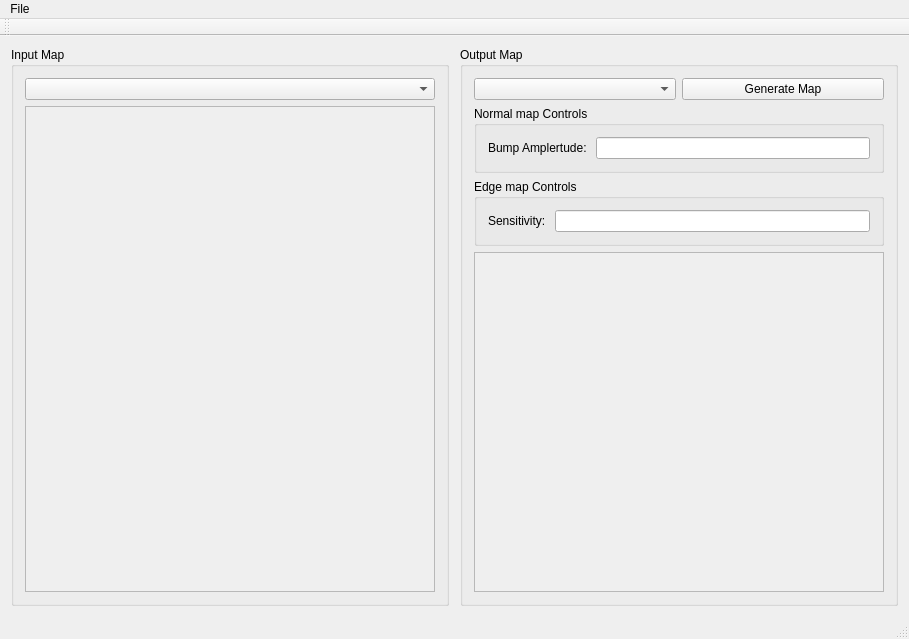
<?xml version="1.0" encoding="UTF-8"?>
<ui version="4.0">
 <class>MapGeneratorWindow</class>
 <widget class="QMainWindow" name="MapGeneratorWindow">
  <property name="geometry">
   <rect>
    <x>0</x>
    <y>0</y>
    <width>909</width>
    <height>639</height>
   </rect>
  </property>
  <property name="windowTitle">
   <string>MapGeneratorWindow</string>
  </property>
  <widget class="QWidget" name="centralWidget">
   <layout class="QHBoxLayout" name="horizontalLayout_4">
    <item>
     <widget class="QGroupBox" name="groupbox_inputMap">
      <property name="title">
       <string>Input Map</string>
      </property>
      <layout class="QVBoxLayout" name="verticalLayout_2">
       <item>
        <widget class="QComboBox" name="comboBox_inputMapType"/>
       </item>
       <item>
        <widget class="QScrollArea" name="scrollArea_inputMap">
         <property name="widgetResizable">
          <bool>true</bool>
         </property>
         <widget class="QWidget" name="scrollAreaWidgetContents">
          <property name="geometry">
           <rect>
            <x>0</x>
            <y>0</y>
            <width>415</width>
            <height>507</height>
           </rect>
          </property>
          <layout class="QVBoxLayout" name="verticalLayout">
           <item>
            <widget class="QLabel" name="label_inputMap">
             <property name="text">
              <string/>
             </property>
            </widget>
           </item>
          </layout>
         </widget>
        </widget>
       </item>
      </layout>
     </widget>
    </item>
    <item>
     <spacer name="horizontalSpacer">
      <property name="orientation">
       <enum>Qt::Horizontal</enum>
      </property>
      <property name="sizeType">
       <enum>QSizePolicy::Minimum</enum>
      </property>
      <property name="sizeHint" stdset="0">
       <size>
        <width>5</width>
        <height>20</height>
       </size>
      </property>
     </spacer>
    </item>
    <item>
     <widget class="QGroupBox" name="groupBox_outputMap">
      <property name="title">
       <string>Output Map</string>
      </property>
      <layout class="QVBoxLayout" name="verticalLayout_4">
       <item>
        <layout class="QHBoxLayout" name="horizontalLayout_5">
         <item>
          <widget class="QComboBox" name="comboBox_"/>
         </item>
         <item>
          <widget class="QPushButton" name="pushButton_generateMap">
           <property name="text">
            <string>Generate Map</string>
           </property>
          </widget>
         </item>
        </layout>
       </item>
       <item>
        <widget class="QGroupBox" name="groupBox_normalMapControls_2">
         <property name="maximumSize">
          <size>
           <width>16777215</width>
           <height>100</height>
          </size>
         </property>
         <property name="title">
          <string>Normal map Controls</string>
         </property>
         <layout class="QVBoxLayout" name="verticalLayout_3">
          <item>
           <layout class="QHBoxLayout" name="horizontalLayout_3">
            <item>
             <widget class="QLabel" name="label_bumpAmpDesc_2">
              <property name="text">
               <string>Bump Amplertude: </string>
              </property>
             </widget>
            </item>
            <item>
             <widget class="QLineEdit" name="lineEdit_bumpAmp"/>
            </item>
           </layout>
          </item>
         </layout>
        </widget>
       </item>
       <item>
        <widget class="QGroupBox" name="groupBox_edgeMapControls">
         <property name="title">
          <string>Edge map Controls</string>
         </property>
         <layout class="QGridLayout" name="gridLayout">
          <item row="0" column="0">
           <layout class="QHBoxLayout" name="horizontalLayout">
            <item>
             <widget class="QLabel" name="label_edgeMap_sensivity">
              <property name="text">
               <string>Sensitivity: </string>
              </property>
             </widget>
            </item>
            <item>
             <widget class="QLineEdit" name="lineEdit_edgeMapSensivity"/>
            </item>
           </layout>
          </item>
         </layout>
        </widget>
       </item>
       <item>
        <widget class="QScrollArea" name="scrollArea_outputMap">
         <property name="widgetResizable">
          <bool>true</bool>
         </property>
         <widget class="QWidget" name="scrollAreaWidgetContents_2">
          <property name="geometry">
           <rect>
            <x>0</x>
            <y>0</y>
            <width>415</width>
            <height>380</height>
           </rect>
          </property>
          <layout class="QHBoxLayout" name="horizontalLayout_2">
           <item>
            <widget class="QLabel" name="label_outputMap">
             <property name="text">
              <string/>
             </property>
            </widget>
           </item>
          </layout>
         </widget>
        </widget>
       </item>
      </layout>
     </widget>
    </item>
   </layout>
  </widget>
  <widget class="QMenuBar" name="menuBar">
   <property name="geometry">
    <rect>
     <x>0</x>
     <y>0</y>
     <width>909</width>
     <height>21</height>
    </rect>
   </property>
   <widget class="QMenu" name="menuFile">
    <property name="title">
     <string>File</string>
    </property>
    <addaction name="actionSet_Input_Map"/>
    <addaction name="actionSave_Output_Map"/>
   </widget>
   <addaction name="menuFile"/>
  </widget>
  <widget class="QToolBar" name="mainToolBar">
   <attribute name="toolBarArea">
    <enum>TopToolBarArea</enum>
   </attribute>
   <attribute name="toolBarBreak">
    <bool>false</bool>
   </attribute>
  </widget>
  <widget class="QStatusBar" name="statusBar"/>
  <action name="actionSet_Input_Map">
   <property name="text">
    <string>Set Input Map</string>
   </property>
  </action>
  <action name="actionSave_Output_Map">
   <property name="text">
    <string>Save Output Map</string>
   </property>
   <property name="shortcut">
    <string>Ctrl+S</string>
   </property>
  </action>
 </widget>
 <layoutdefault spacing="6" margin="11"/>
 <resources/>
 <connections/>
</ui>
